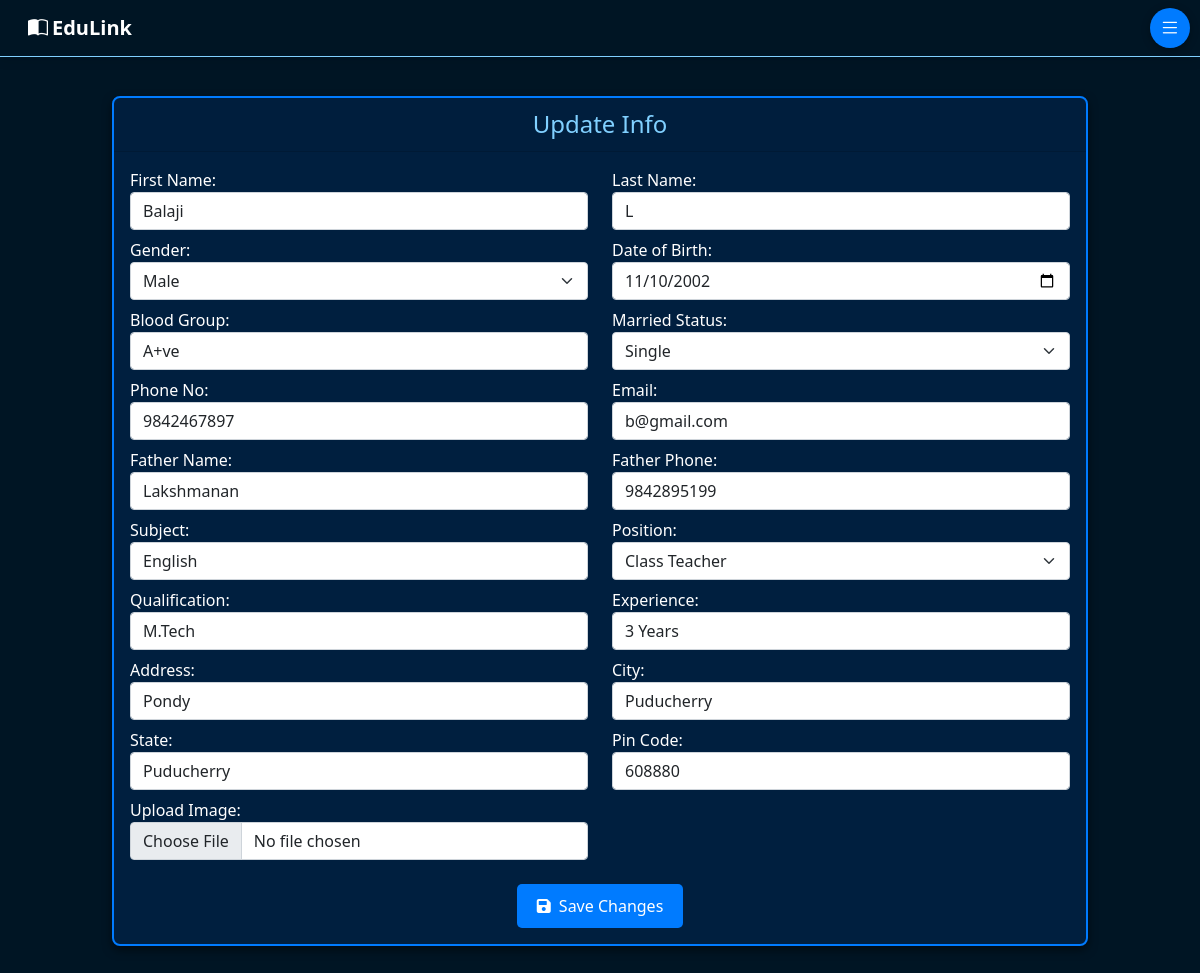
/staff_update/3/, run on the app's committed database.
### Edulink/models.py (models this page shows, shortened)
class Staff(models.Model):
    GENDER_CHOICES = [
        ('male', 'Male'),
        ('female', 'Female'),
    ]
    MARRIED_STATUS_CHOICES = [
        ('single', 'Single'),
        ('married', 'Married'),
    ]
    POSITION_CHOICES = [
        ('class teacher', 'Class Teacher'),
        ('subject teacher', 'Subject Teacher'),
    ]
    f_name = models.CharField(max_length=50)
    l_name = models.CharField(max_length=50)
    gender = models.CharField(max_length=6, choices=GENDER_CHOICES)
    phone_no = models.CharField(max_length=12)
    blood_group = models.CharField(max_length=5)
    DoB = models.DateField()
    subject = models.CharField(max_length=10,default='General')
    father_name = models.CharField(max_length=50)
    father_phone = models.CharField(max_length=12)
    address = models.TextField()
    city = models.CharField(max_length=20)
    state = models.CharField(max_length=20)
    pin_code = models.CharField(max_length=6)
    married_status = models.CharField(max_length=7, choices=MARRIED_STATUS_CHOICES)
    position = models.CharField(max_length=15, blank=True, null=True,choices=POSITION_CHOICES)
    qualification = models.CharField(max_length=50)
    experience = models.CharField(max_length=20)
    email = models.EmailField(max_length=50, unique=True)
    image = models.ImageField(upload_to='staff_images/', null=True, blank=True)

### Edulink/views.py (the view, shortened to what this page needs)
# urls.py: path('staff_update/<int:id>/',views.staff_update, name='staff_update'),
def staff_update(request,id):
    try:
        staff = Staff.objects.get(id=id)
    except Staff.DoesNotExist:
        messages.error(request,'staff not found ')
    form = StaffProfileForm(instance=staff)
    return render(request,'staff_update.html',{'staff':staff,'form':form})

### template/staff_update.html (shortened to what this page needs)
{% extends 'index.html' %}
{% load static %}
{% block content %}
<div id="mainContent" class="main-content container-fluid mt-5">
    <div class="row d-flex justify-content-center mt-5 mb-5 ">
        <div class="col-sm-12 col-md-10 mt-5 ">
            <div class="card w-100">
                <div class="card-header d-flex justify-content-center mb-0">
                    <h4 class="py-1">Update Info</h4>
            </div>
                <div class="card-body">
                    <form method="post" enctype="multipart/form-data" action="{% url 'staff_update' staff.id %}">
                        <div class="row mb-2">
                            <div class="col-md-6">
                                <label for="f_name">First Name:</label>
                                {{ form.f_name }}
                            </div>
                            <div class="col-md-6">
                                <label for="l_name">Last Name:</label>
                                {{ form.l_name }}
                            </div>
                        </div>
                        <div class="row mb-2">
                            <div class="col-md-6">
                                <label for="gender">Gender:</label>
                                {{ form.gender }}
                            </div>
                            <div class="col-md-6">
                                <label for="DoB">Date of Birth:</label>
                                {{ form.DoB }}
                            </div>
                        </div>
                        <div class="row mb-2">
                            <div class="col-md-6">
                                <label for="blood_group">Blood Group:</label>
                                {{ form.blood_group }}
                            </div>
                            <div class="col-md-6">
                                <label for="married_status">Married Status:</label>
                                {{ form.married_status }}
                            </div>
                        </div>
                        <div class="row mb-2">
                            <div class="col-md-6">
                                <label for="phone_no">Phone No:</label>
                                {{ form.phone_no }}
                            </div>
                            <div class="col-md-6">
                                <label for="email">Email:</label>
                                {{ form.email }}
                            </div>
                        </div>
                        <div class="row mb-2">
                            <div class="col-md-6">
                                <label for="subject">Father Name:</label>
                                {{ form.father_name }}
                            </div>
                            <div class="col-md-6">
                                <label for="father_phone">Father Phone:</label>
                                {{ form.father_phone }}
                            </div>
                        </div>
                        <div class="row mb-2">
                            <div class="col-md-6">
                                <label for="subject">Subject:</label>
                                {{ form.subject }}
                            </div>
                            <div class="col-md-6">
                                <label for="father_phone">Position:</label>
                                {{ form.position }}
                            </div>
                        </div>
                        <div class="row mb-2">
                            <div class="col-md-6">
                                <label for="qualification">Qualification:</label>
                                {{ form.qualification }}
                            </div>
                            <div class="col-md-6">
                                <label for="experience">Experience:</label>
                                {{ form.experience }}
                            </div>
                        </div>
                        <div class="row mb-2">
                            <div class="col-md-6">
                                <label for="address">Address:</label>
                                {{ form.address }}
                            </div>
                            <div class="col-md-6">
                                <label for="city">City:</label>
                                {{ form.city }}
                            </div>
                        </div>
                        <div class="row mb-2">
                            <div class="col-md-6">
                                <label for="state">State:</label>
                                {{ form.state }}
                            </div>
                            <div class="col-md-6">
                                <label for="pin_code">Pin Code:</label>
                                {{ form.pin_code }}
                            </div>
                        </div>
                        <div class="row mb-2">
                            <div class="col-md-6">
                                <label for="image">Upload Image:</label>
                                {{ form.image }}
                            </div>
                        </div>
                        <div class="save mt-4" style="text-align: center;">
                            <button type="submit">
                                <i class="fas fa-save me-1"></i> Save Changes
                            </button>
                        </div>
                    </form>
                </div>
            </div>
        </div>
    </div>
</div>
{% endblock content %}

### static/css/index.css (style rules this page uses)
.bd { background: linear-gradient(180deg, #001524, #001524, #001524, #001524); min-height: 100vh; overflow: auto; position: relative; color: white; }

### template/staff_update.html (style rules this page uses)
.card { background-color: #001f3f; border: 2px solid #007BFF; border-radius: 8px; animation: glow 1.5s infinite alternate; box-shadow: 0px 4px 10px rgba(0, 0, 0, 0.5); }
.card-header { text-align: center; }
.card-header h4 { color: #80d0ff; margin: 0; }
button { background-color: #007BFF; color: white; padding: 10px 20px; border: none; border-radius: 5px; font-size: 16px; cursor: pointer; transition: background-color 0.3s; }

### data on the page
Staff: f_name "Balaji", l_name "L", gender "Male", DoB "11/10/2002", blood_group "A+ve", married_status "Single", phone_no "9842467897", email "b@gmail.com", father_name "Lakshmanan", father_phone "9842895199", subject "English", position "Class Teacher", qualification "M.Tech", experience "3 Years", address "Pondy", city "Puducherry", state "Puducherry", pin_code "608880"
